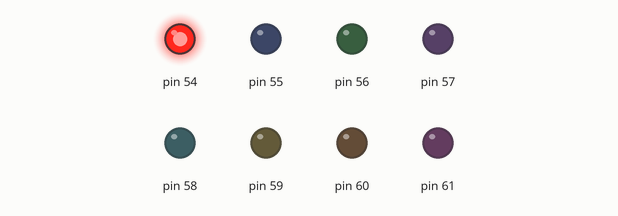
Simulated run of this sketch. Board: Arduino Mega 2560, built with avr-gcc and run on an emulated ATmega2560. Shown: output pins drawn as LEDs (lit = HIGH).

Above: at 0.1 s.
Timing chart, 0 to 1.9 s (numbered marks = the images above):
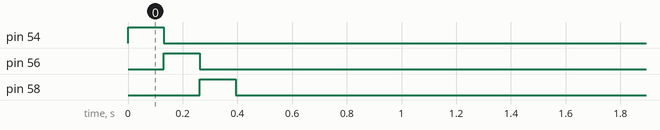

The sketch:

ETALVIS_Problem_02_05.ino
```cpp
//SELF ASSESSMENT - 2
//LEDs SET 02 Problem 05
//Problem: connect 8 LEDs to port F from bit 0 to 7
//Glow the all EVEN LEDs onebyone do not off the LED
void delay1();//delay function declaration
void setup() {
  // put your setup code here, to run once:
  volatile char *ddrF;
  ddrF = 0x30;
  *ddrF = 0xFF;
  volatile char *outF;
  outF = 0x31;
  unsigned char evenleds[4] = {0x01, 0x04, 0x10, 0x40};
  volatile int f;
  for (f = 0; f < 4; f++) {
    *outF = evenleds[f];
    delay1();
  }
}
void loop() {
  // put your main code here, to run repeatedly:
}
void delay1()
{
  volatile long i;
  for (i = 0; i < 60000; i++);
}
```
